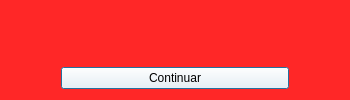
<?xml version="1.0" encoding="UTF-8"?>
<ui version="4.0">
 <class>Dialog</class>
 <widget class="QDialog" name="Dialog">
  <property name="geometry">
   <rect>
    <x>0</x>
    <y>0</y>
    <width>350</width>
    <height>100</height>
   </rect>
  </property>
  <property name="minimumSize">
   <size>
    <width>350</width>
    <height>100</height>
   </size>
  </property>
  <property name="maximumSize">
   <size>
    <width>16777215</width>
    <height>100</height>
   </size>
  </property>
  <property name="windowTitle">
   <string>ERRO</string>
  </property>
  <property name="styleSheet">
   <string notr="true">
background-color: rgb(255, 39, 39);</string>
  </property>
  <layout class="QGridLayout" name="gridLayout_3">
   <item row="0" column="0">
    <layout class="QGridLayout" name="gridLayout_2">
     <item row="0" column="0">
      <widget class="QLabel" name="lblFalha">
       <property name="font">
        <font>
         <family>Verdana</family>
         <pointsize>12</pointsize>
         <weight>9</weight>
         <italic>false</italic>
         <bold>false</bold>
        </font>
       </property>
       <property name="styleSheet">
        <string notr="true">font: 75 12pt &quot;Verdana&quot;;</string>
       </property>
       <property name="text">
        <string/>
       </property>
       <property name="alignment">
        <set>Qt::AlignCenter</set>
       </property>
      </widget>
     </item>
    </layout>
   </item>
   <item row="1" column="0">
    <layout class="QGridLayout" name="gridLayout">
     <property name="leftMargin">
      <number>50</number>
     </property>
     <property name="rightMargin">
      <number>50</number>
     </property>
     <item row="0" column="0">
      <widget class="QPushButton" name="btnContinuarF">
       <property name="styleSheet">
        <string notr="true">font: 12pt &quot;Verdana&quot;;
background-color: rgb(255, 255, 255);</string>
       </property>
       <property name="text">
        <string>Continuar</string>
       </property>
      </widget>
     </item>
    </layout>
   </item>
  </layout>
 </widget>
 <resources/>
 <connections/>
</ui>
